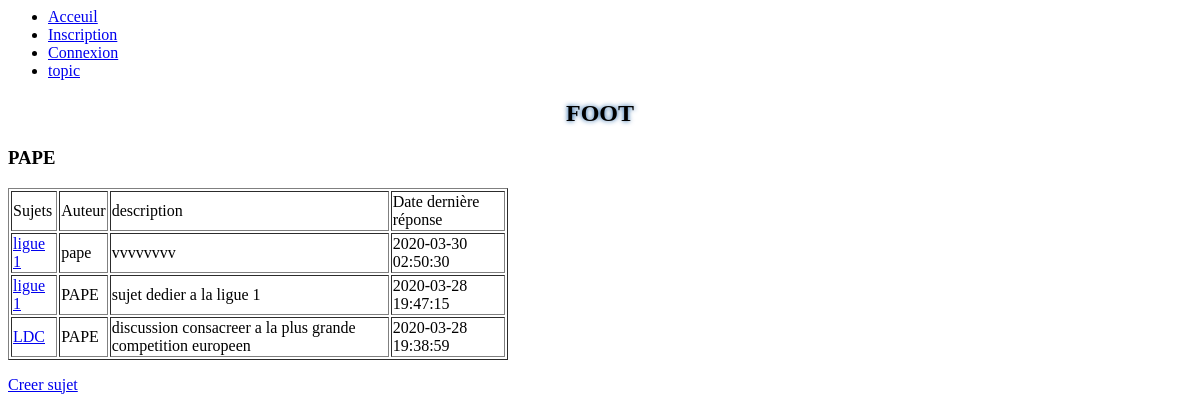
Before: /topic.php?id_topics=3 with the older database file.
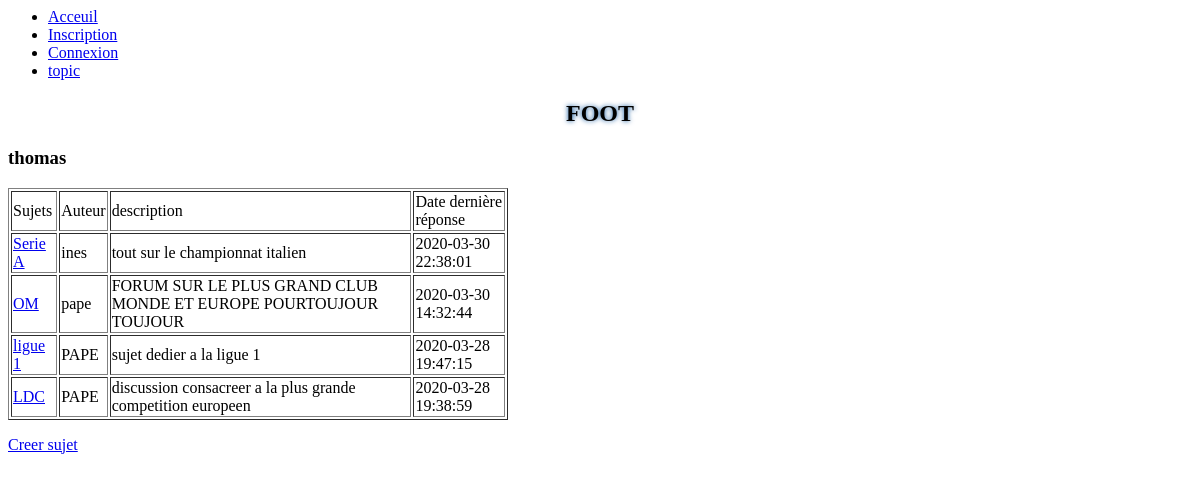
After: the same page with the newer database file.
### tables this page shows
CREATE TABLE IF NOT EXISTS `topics` (
  `id_topics` int(6) NOT NULL AUTO_INCREMENT,
  `auteur` varchar(30) NOT NULL,
  `titre` text NOT NULL,
  `date` datetime NOT NULL DEFAULT current_timestamp(),
  PRIMARY KEY (`id_topics`)
);

CREATE TABLE IF NOT EXISTS `sujets` (
  `id_sujets` int(6) NOT NULL AUTO_INCREMENT,
  `auteur` varchar(30) NOT NULL,
  `titre` text NOT NULL,
  `description` text DEFAULT NULL,
  `date` datetime NOT NULL DEFAULT '0000-00-00 00:00:00',
  `id_topics` int(6) NOT NULL,
  PRIMARY KEY (`id_sujets`)
);

### topic.php (the view, shortened to what this page needs)
<html>
	<head>
		<link rel="stylesheet" href="index.css"/>
	</head>
<body>
  <header class="topnav">
 <nav>
<ul>
<?php include('header.php') ?>
</ul>
 </nav>
</header>
<main>
<?php
if(empty($_GET['id_topics']))
{
    echo'<section><p><a href="index.php"> Veuillez choisir un topic.</a> </p></section>';
}
else {
$connexion = mysqli_connect("localhost", "root", "", "forum");
$sql1 = 'SELECT * FROM topics WHERE id_topics="'.$_GET['id_topics'].'"';
$req1 = mysqli_query($connexion,$sql1);
$dataa = mysqli_fetch_array($req1);
    ?>
    <section>
        <h1>
            <article><?php echo $dataa['titre']; ?></article>
         </h1>
         <h3>
                 <aside><?php echo $dataa['auteur']; ?></aside>
         </h3>
    </section>
	<table width="500" border="1"><tr>
	<td>
	Sujets
	</td><td>
	Auteur
	</td><td>
    description
	</td><td>
	Date dernière réponse
	</td></tr>
    <?php
       $connexion = mysqli_connect("localhost", "root", "", "forum");
       $sql = 'SELECT * FROM sujets  WHERE id_topics="'.$_GET['id_topics'].'" ORDER BY date DESC';
       $req = mysqli_query($connexion,$sql);
	while ($data = mysqli_fetch_array($req)) {
	echo '<tr>';
	echo '<td>';
	echo '<a href="sujet.php?id_sujets=' , $data['id_sujets'] , '">' ,$data['titre'] , '</a>';
	echo '</td><td>';
	echo $data['auteur'];
    echo '</td><td>';
	echo $data['description'];
	echo '</td><td>';
    echo $data['date'];
    }
    	?>
     </td></tr></table>
	<?php
  echo '<p><a href="nvxsujet.php?id_topics=' , $_GET['id_topics'] , '"> Creer sujet</a>  ' ;
}
?>
</main>
</body>
</html>

### header.php (shortened to what this page needs)
<?php
if (isset($_SESSION['login'])):
	?>
<li><a href="index.php">Acceuil</a></li>
 <li><a href="topic.php">topic</a></li>
 <?php echo'
 <li><a href="profil.php?id=' , $_SESSION['id'] , '">profil</a></li>'
?>
<li>
        <form action="index.php" method="post">
            <input type="submit" name='deconnexion' class="deco" value="deconnexion">
        </form>
<?php if (isset($_POST['deconnexion'])) {
                session_unset();
                session_destroy();
                header('Location:index.php');
            }
            ?></li>
 <?php else:?>
    <li><a href="index.php">Acceuil</a></li>
 <li><a href="inscription.php">Inscription</a></li>
 <li><a href="connexion.php">Connexion</a></li>
 <li><a href="topic.php">topic</a></li>
<?php endif;?>

### index.css (style rules this page uses)
h1 { text-align: center; animation: titre .75s ease-out infinite; text-shadow: 0px 0px 5px #004D98; }

Changed rows visible on the page:
removed sujets: titre "ligue 1", auteur "pape", description "vvvvvvvv", date "2020-03-30 02:50:30"
changed topics "FOOT": auteur "PAPE" → "thomas"
added sujets: titre "Serie A", auteur "ines", description "tout sur le championnat italien", date "2020-03-30 22:38:01"
added sujets: titre "OM", auteur "pape", description "FORUM SUR LE PLUS GRAND CLUB MONDE ET EUROPE POURTOUJOUR TOUJOUR", date "2020-03-30 14:32:44"
